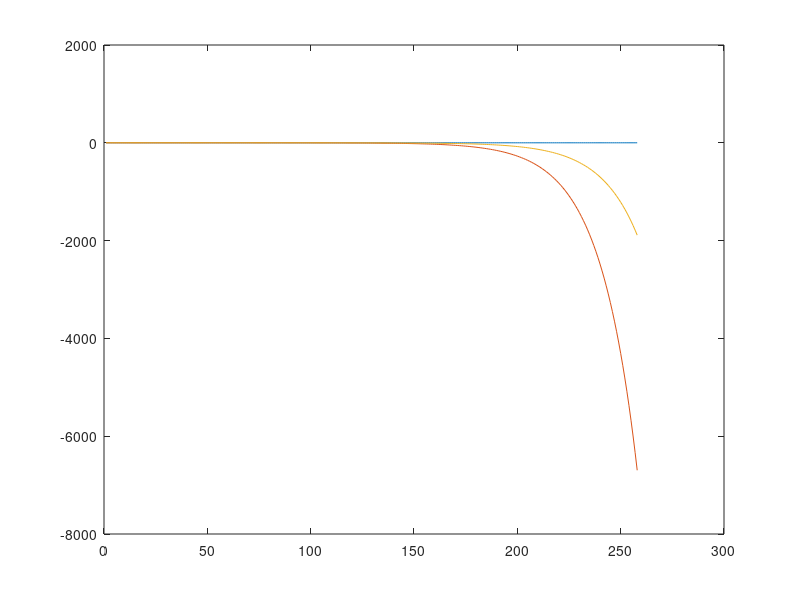

Here is the MATLAB script that generated this plot:
% Author: Pritesh Kanani
% Homework 6
% Problem 4

% dt = 1e-3;
% tstop = 5
% t=0:dt:tstop % simulate from time 0 to tstop sec


A = [-1.7,-2.13e-4,0;696,2.9,2.4;0,6.5,-19.5];
eig(A)
%  Answer to question 1

B = [0;0;-0.16];
C = [0,1,0];
D = 0;
sys = ss(A,B,C,D);
[a,b,c]=step(sys);
plot(c);
% u=ones(size(t));
% [y,t,x] = lsim(sys,u,t);
% plot(t,x);
% title('x(t) for step input')



%  Answer to question 2


x0 = [0.1 0 0]'; 
figure,
[d e f]= initial(sys,x0) % Simulate with initial condtion
%  Answer to question 3
% 
% 
% % controllability Matrix
% CM = [B A*B A*A*B];
% rankCM = rank(CM);
% if rankCM == 3 
%     disp 'Full Rank and controllable'
% else
%     disp 'System is not controllable'
% end
% 
% % Observability Matrix
% OM = [C' (C*A)' (C*A*A)']';
% rankOM= rank(OM);
% if rankOM == 3 
%     disp 'Full Rank and observable'
% else
%     disp 'System is not observable'
% end
% % Answer to question 4
% 
% 
% k=place(A,B,[-1-2j, -2, -1+2j]);
% Abar=A-B*k;
% sys2 = ss(Abar, B, C,D);
% x0 = [0.1 0 0]'; % Initial condition
% figure()
% initial(sys2,x0);
% % Answer to question 5
